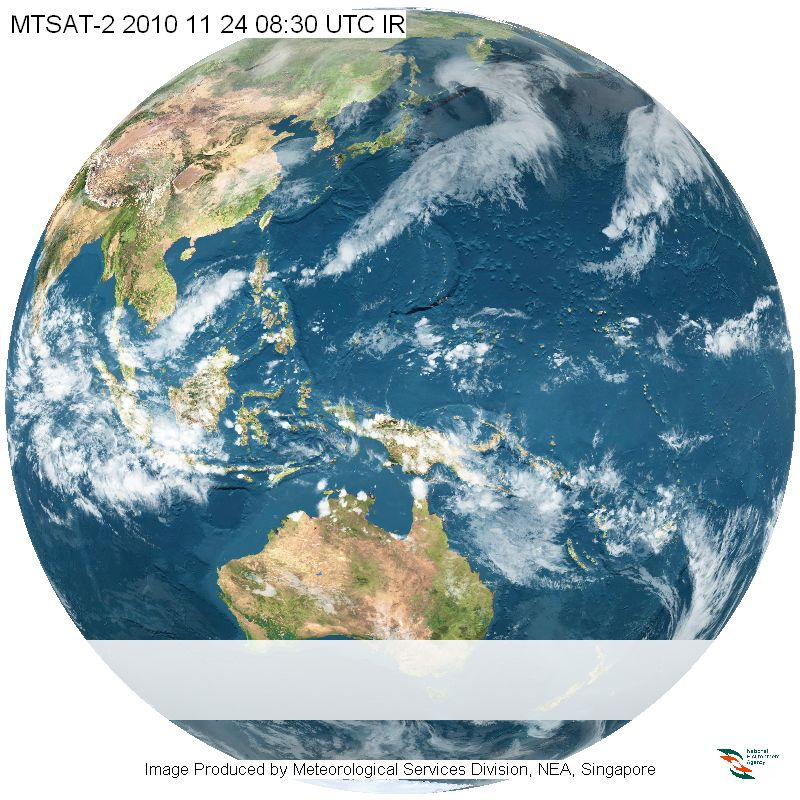
#> input picture weather/data/fi112408.jpg, 800 x 800 px
$ python compress_png.py data/fi112408.jpg data/fi112409.jpg
#> lines starting #> are read from the running program, lines starting #| are printed output that depends on the picture
#!/usr/bin/python

# compute a simple diff image from base and source images, and output as png

import sys
from PIL import Image, ImageChops

base = Image.open(sys.argv[1]).convert('RGB')
#> base is the input picture: PIL image 800x800 RGB; mean R, G, B 146, 167, 173.7
src = Image.open(sys.argv[2]).convert('RGB')
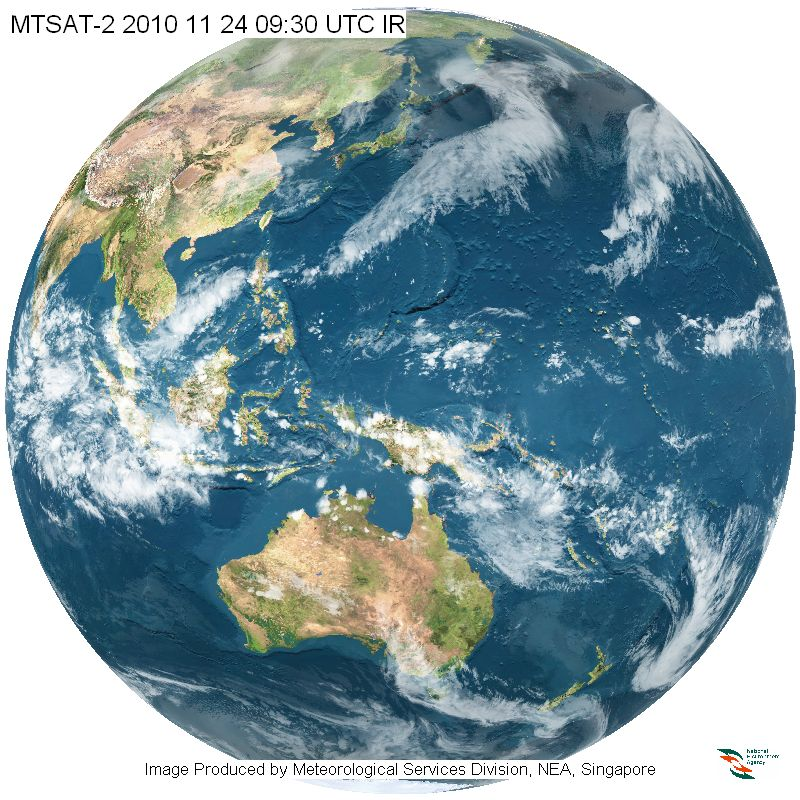
#> input picture weather/data/fi112409.jpg, 800 x 800 px
#> src is the input picture: PIL image 800x800 RGB; mean R, G, B 135.5, 158.4, 165.8

out = ImageChops.subtract(src, base)
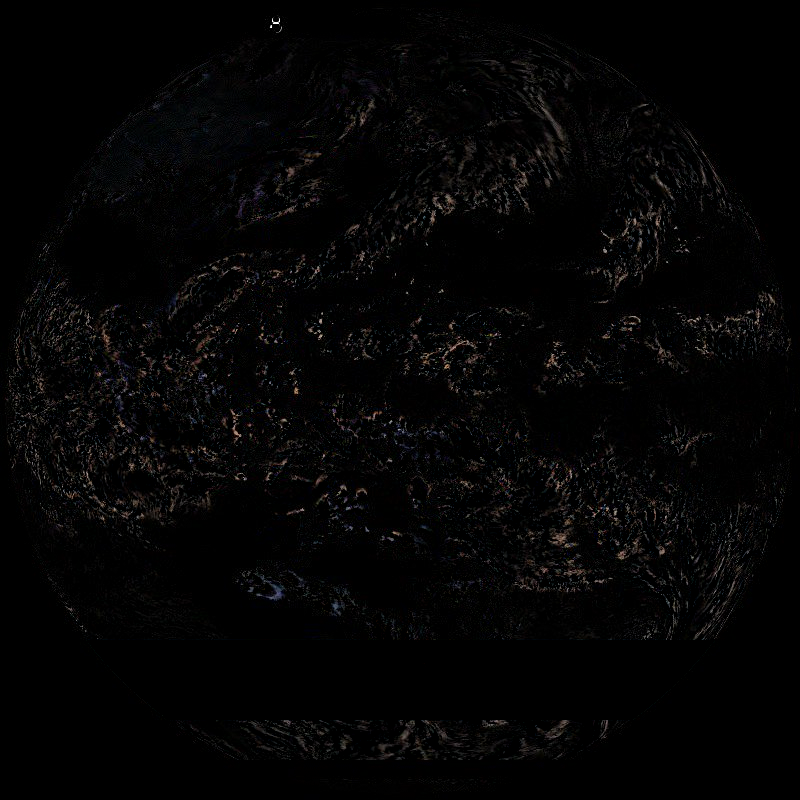
#> out: PIL image 800x800 RGB; mean R, G, B 4.5, 4.2, 4.2
out.save('compressed.png')
